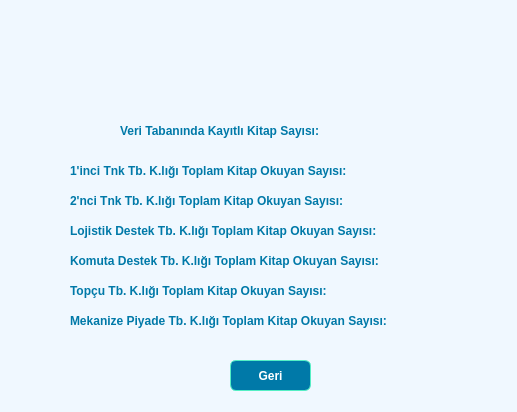
<?xml version="1.0" encoding="UTF-8"?>
<ui version="4.0">
 <class>istatistik</class>
 <widget class="QWidget" name="istatistik">
  <property name="geometry">
   <rect>
    <x>0</x>
    <y>0</y>
    <width>517</width>
    <height>412</height>
   </rect>
  </property>
  <property name="windowTitle">
   <string>Kütüphane - İstatistikler</string>
  </property>
  <property name="windowIcon">
   <iconset>
    <normaloff>logo.png</normaloff>logo.png</iconset>
  </property>
  <property name="styleSheet">
   <string notr="true">QWidget {
    background-color: #f0f8ff; /* Açık mavi */
    color: #2e2e2e; /* Koyu gri yazı */
    font-family: Arial;
   }

QLabel {
    color: #0079A8; /* Canlı camgöbeği */
    font-weight: bold;
}

QPushButton {
    background-color: #0079A8; /* Canlı yeşil-mavi */
    color: white;
    border: 1px solid #55efc4;
    border-radius: 6px;
    padding: 6px;
    font-weight: bold;
}

QPushButton:hover {
    background-color: #00cec9;
}

QLineEdit, QComboBox, QDateEdit, QTextEdit {
    background-color: #dfe6e9; /* Açık gri */
    color: #2d3436; /* Koyu gri */
    border: 1px solid #81ecec;
    border-radius: 4px;
}

QTableWidget {
    background-color: #dfe6e9; /* Açık camgöbeği */
    color: #0079A8;
    gridline-color: #0079A8;
    alternate-background-color: #dff9fb;
}

QHeaderView::section {
    background-color: #0079A8;
    color: white;
    padding: 5px;
    border: 1px solid #55efc4;
    font-weight: bold;
}
</string>
  </property>
  <widget class="QPushButton" name="geriButon">
   <property name="geometry">
    <rect>
     <x>230</x>
     <y>360</y>
     <width>81</width>
     <height>31</height>
    </rect>
   </property>
   <property name="font">
    <font>
     <family>Arial</family>
     <weight>75</weight>
     <bold>true</bold>
    </font>
   </property>
   <property name="styleSheet">
    <string notr="true"/>
   </property>
   <property name="text">
    <string>Geri</string>
   </property>
  </widget>
  <widget class="QLabel" name="lblKayitSayisi">
   <property name="geometry">
    <rect>
     <x>350</x>
     <y>110</y>
     <width>81</width>
     <height>41</height>
    </rect>
   </property>
   <property name="font">
    <font>
     <family>Arial</family>
     <weight>75</weight>
     <bold>true</bold>
    </font>
   </property>
   <property name="text">
    <string/>
   </property>
  </widget>
  <widget class="QLabel" name="label_11">
   <property name="geometry">
    <rect>
     <x>120</x>
     <y>110</y>
     <width>231</width>
     <height>41</height>
    </rect>
   </property>
   <property name="font">
    <font>
     <family>Arial</family>
     <weight>75</weight>
     <bold>true</bold>
    </font>
   </property>
   <property name="text">
    <string>Veri Tabanında Kayıtlı Kitap Sayısı:</string>
   </property>
  </widget>
  <widget class="QLabel" name="label_12">
   <property name="geometry">
    <rect>
     <x>70</x>
     <y>150</y>
     <width>321</width>
     <height>41</height>
    </rect>
   </property>
   <property name="font">
    <font>
     <family>Arial</family>
     <weight>75</weight>
     <bold>true</bold>
    </font>
   </property>
   <property name="text">
    <string>1'inci Tnk Tb. K.lığı Toplam Kitap Okuyan Sayısı:</string>
   </property>
  </widget>
  <widget class="QLabel" name="label_13">
   <property name="geometry">
    <rect>
     <x>70</x>
     <y>180</y>
     <width>311</width>
     <height>41</height>
    </rect>
   </property>
   <property name="font">
    <font>
     <family>Arial</family>
     <weight>75</weight>
     <bold>true</bold>
    </font>
   </property>
   <property name="text">
    <string>2'nci Tnk Tb. K.lığı Toplam Kitap Okuyan Sayısı:</string>
   </property>
  </widget>
  <widget class="QLabel" name="label_14">
   <property name="geometry">
    <rect>
     <x>70</x>
     <y>210</y>
     <width>341</width>
     <height>41</height>
    </rect>
   </property>
   <property name="font">
    <font>
     <family>Arial</family>
     <weight>75</weight>
     <bold>true</bold>
    </font>
   </property>
   <property name="text">
    <string>Lojistik Destek Tb. K.lığı Toplam Kitap Okuyan Sayısı:</string>
   </property>
  </widget>
  <widget class="QLabel" name="label_2">
   <property name="geometry">
    <rect>
     <x>220</x>
     <y>10</y>
     <width>91</width>
     <height>81</height>
    </rect>
   </property>
   <property name="text">
    <string/>
   </property>
   <property name="pixmap">
    <pixmap>logo.png</pixmap>
   </property>
   <property name="scaledContents">
    <bool>true</bool>
   </property>
  </widget>
  <widget class="QLabel" name="label_15">
   <property name="geometry">
    <rect>
     <x>70</x>
     <y>270</y>
     <width>311</width>
     <height>41</height>
    </rect>
   </property>
   <property name="font">
    <font>
     <family>Arial</family>
     <weight>75</weight>
     <bold>true</bold>
    </font>
   </property>
   <property name="text">
    <string>Topçu Tb. K.lığı Toplam Kitap Okuyan Sayısı:</string>
   </property>
  </widget>
  <widget class="QLabel" name="lbl2TankTaburu">
   <property name="geometry">
    <rect>
     <x>390</x>
     <y>180</y>
     <width>81</width>
     <height>41</height>
    </rect>
   </property>
   <property name="font">
    <font>
     <family>Arial</family>
     <weight>75</weight>
     <bold>true</bold>
    </font>
   </property>
   <property name="text">
    <string/>
   </property>
  </widget>
  <widget class="QLabel" name="lbl1TankTaburu">
   <property name="geometry">
    <rect>
     <x>390</x>
     <y>150</y>
     <width>81</width>
     <height>41</height>
    </rect>
   </property>
   <property name="font">
    <font>
     <family>Arial</family>
     <weight>75</weight>
     <bold>true</bold>
    </font>
   </property>
   <property name="text">
    <string/>
   </property>
  </widget>
  <widget class="QLabel" name="label_16">
   <property name="geometry">
    <rect>
     <x>70</x>
     <y>300</y>
     <width>361</width>
     <height>41</height>
    </rect>
   </property>
   <property name="font">
    <font>
     <family>Arial</family>
     <weight>75</weight>
     <bold>true</bold>
    </font>
   </property>
   <property name="text">
    <string>Mekanize Piyade Tb. K.lığı Toplam Kitap Okuyan Sayısı:</string>
   </property>
  </widget>
  <widget class="QLabel" name="lblLojistikDestek">
   <property name="geometry">
    <rect>
     <x>420</x>
     <y>210</y>
     <width>81</width>
     <height>41</height>
    </rect>
   </property>
   <property name="font">
    <font>
     <family>Arial</family>
     <weight>75</weight>
     <bold>true</bold>
    </font>
   </property>
   <property name="text">
    <string/>
   </property>
  </widget>
  <widget class="QLabel" name="lblTopcu">
   <property name="geometry">
    <rect>
     <x>370</x>
     <y>270</y>
     <width>81</width>
     <height>41</height>
    </rect>
   </property>
   <property name="font">
    <font>
     <family>Arial</family>
     <weight>75</weight>
     <bold>true</bold>
    </font>
   </property>
   <property name="text">
    <string/>
   </property>
  </widget>
  <widget class="QLabel" name="lblMekanize">
   <property name="geometry">
    <rect>
     <x>440</x>
     <y>300</y>
     <width>81</width>
     <height>41</height>
    </rect>
   </property>
   <property name="font">
    <font>
     <family>Arial</family>
     <weight>75</weight>
     <bold>true</bold>
    </font>
   </property>
   <property name="text">
    <string/>
   </property>
  </widget>
  <widget class="QLabel" name="label_17">
   <property name="geometry">
    <rect>
     <x>70</x>
     <y>240</y>
     <width>341</width>
     <height>41</height>
    </rect>
   </property>
   <property name="font">
    <font>
     <family>Arial</family>
     <weight>75</weight>
     <bold>true</bold>
    </font>
   </property>
   <property name="text">
    <string>Komuta Destek Tb. K.lığı Toplam Kitap Okuyan Sayısı:</string>
   </property>
  </widget>
  <widget class="QLabel" name="lblKomutaDestek">
   <property name="geometry">
    <rect>
     <x>420</x>
     <y>240</y>
     <width>81</width>
     <height>41</height>
    </rect>
   </property>
   <property name="font">
    <font>
     <family>Arial</family>
     <weight>75</weight>
     <bold>true</bold>
    </font>
   </property>
   <property name="text">
    <string/>
   </property>
  </widget>
 </widget>
 <resources/>
 <connections/>
</ui>
